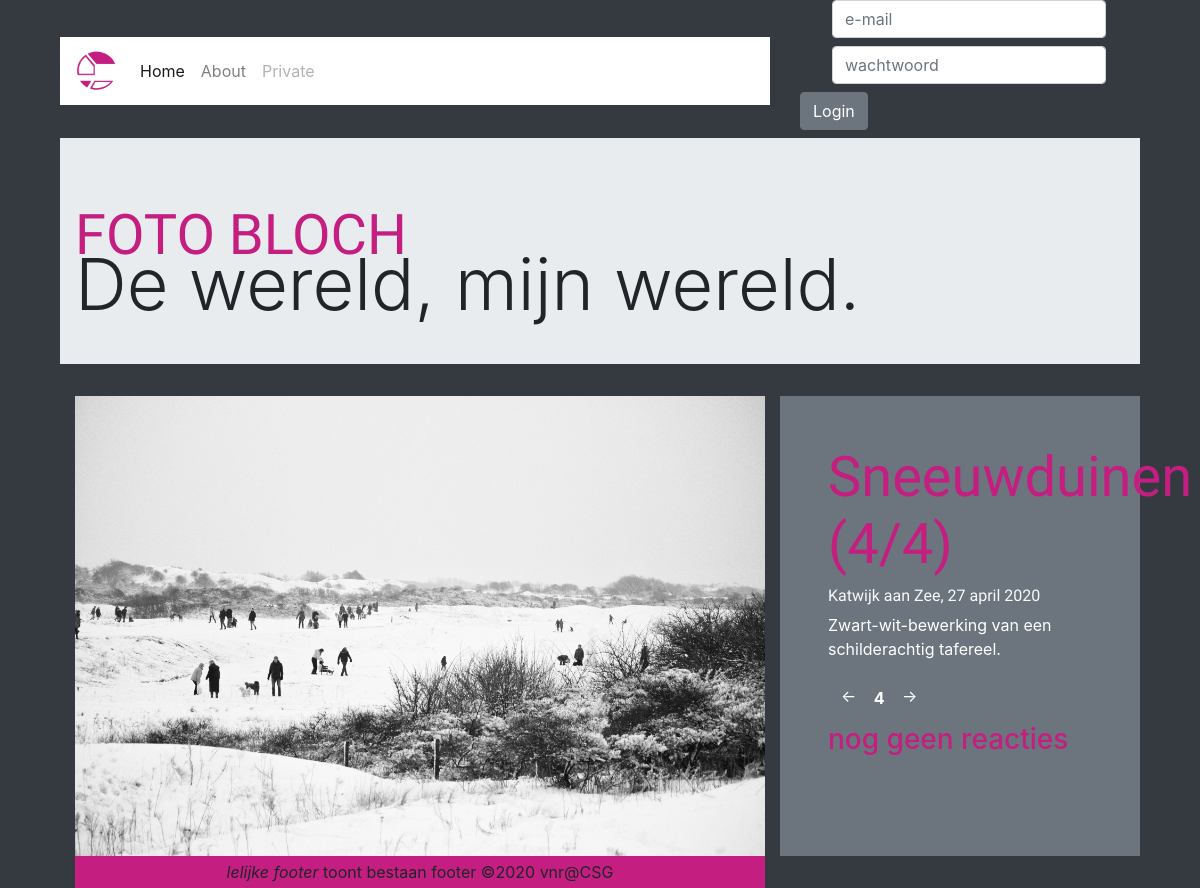
The app's page /?nr=4 with its own data.
### tables this page shows
CREATE TABLE `fotos` (
  `id` int(4) NOT NULL,
  `titel` varchar(32) NOT NULL,
  `subtitel` varchar(64) NOT NULL,
  `omschrijving` varchar(512) NOT NULL
);

### index.php (the view, shortened to what this page needs)
<?php
require('php/header.php');
$sql = "SELECT * FROM fotos";
$records = mysqli_query($DBverbinding, $sql);
$aantalFotos = mysqli_num_rows($records);
if (isset($_GET["nr"]) && $_GET["nr"] <= $aantalFotos && $_GET["nr"] > 0) {
    $fotoNummer = $_GET["nr"];
}
else {
    $fotoNummer = 1;
}
$sql = "SELECT * FROM fotos WHERE id = $fotoNummer";
$record = mysqli_query($DBverbinding, $sql);
$fotoData = mysqli_fetch_assoc($record);
$sql = "SELECT id,naam FROM accounts";
$records = mysqli_query($DBverbinding, $sql);
$namen = [];
if (mysqli_num_rows($records) > 0) {
    while($naam = mysqli_fetch_assoc($records)) {
        $namen[$naam['id']] = utf8_decode($naam['naam']);
    }
}
$reacties = [];
?>
    <div class="container-fluid text-white rounded bg-dark">
        <div class="row">
            <div class="col-md-8 align-items-center">
                <img src="images/<?= $fotoNummer?>.jpg" class="img-fluid">
            </div>
            <section class="col-md-4 p-5 align-items-center bg-secondary">
                <h1 class="display-4"><?= utf8_decode($fotoData['titel']).' ('.$fotoData['id'].'/'.$aantalFotos.')'?></h1>
                <h6><?= utf8_decode($fotoData['subtitel'])?></h6>
                <p><?= utf8_decode($fotoData['omschrijving'])?></p>
<?php
$vorige = $fotoNummer - 1;
$volgende = $fotoNummer + 1;
if ($volgende > $aantalFotos) {
    $volgende = 1;
}
echo '<a href="?nr='.$vorige.'"><button type="submit" class="btn btn-secondary mb-2">&#8592;</button></a>';
echo " <strong>$fotoNummer</strong> ";
echo '<a href="?nr='.$volgende.'"><button type="submit" class="btn btn-secondary mb-2">&#8594;</button></a>';
?>
<?php
if ($reacties == []) {
    echo '<h3>nog geen reacties</h3>';
}
else {
    echo '<h3>reacties</h3><hr>';
    foreach ($reacties as $reactie) {
        echo "<article><h6>{$namen[$reactie['account']]}</h6><p>".utf8_decode($reactie['reactie'])."</p><hr></article>";
    }
}
?>
            </section>
        </div>
    </div>
<?php
require('php/footer.php');
?>

### css/public.css (style rules this page uses)
:root { --primary:#007bff; --secondary:#6c757d; --success:#28a745; --info:#17a2b8; --warning:#ffc107; --danger:#dc3545; --light:#f8f9fa; --dark:#343a40; --roze: #c41e80; }
html,body { height: 100%; }
body { margin: 0; }
header, section, footer, aside, nav, main, article, figure { display: block; }
body { margin-left: 5%; margin-right: 5%; background-color: var(--dark); }
h1 { font-family: 'Indie Flower', sans; color: var(--roze); }
h3 { color: var(--roze); }
h6 { font-family: 'Indie Flower', serif; color: var(--light); }

### records on screen
fotos: titel "Sneeuwduinen", id "4", subtitel "Katwijk aan Zee, 27 april 2020", omschrijving "Zwart-wit-bewerking van een schilderachtig tafereel."

### other values on screen
$aantalFotos "4"
$fotoNummer "4"
